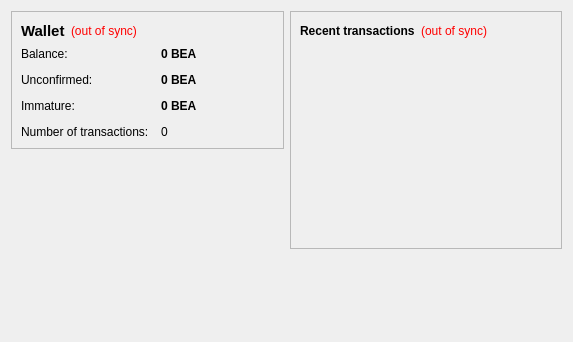
<?xml version="1.0" encoding="UTF-8"?>
<ui version="4.0">
 <class>OverviewPage</class>
 <widget class="QWidget" name="OverviewPage">
  <property name="geometry">
   <rect>
    <x>0</x>
    <y>0</y>
    <width>573</width>
    <height>342</height>
   </rect>
  </property>
  <property name="windowTitle">
   <string>Form</string>
  </property>
  <layout class="QHBoxLayout" name="horizontalLayout" stretch="1,1">
   <item>
    <layout class="QVBoxLayout" name="verticalLayout_2">
     <item>
      <widget class="QFrame" name="frame">
       <property name="frameShape">
        <enum>QFrame::StyledPanel</enum>
       </property>
       <property name="frameShadow">
        <enum>QFrame::Raised</enum>
       </property>
       <layout class="QVBoxLayout" name="verticalLayout_4">
        <item>
         <layout class="QHBoxLayout" name="horizontalLayout_4">
          <item>
           <widget class="QLabel" name="label_5">
            <property name="font">
             <font>
              <pointsize>11</pointsize>
              <weight>75</weight>
              <bold>true</bold>
             </font>
            </property>
            <property name="text">
             <string>Wallet</string>
            </property>
           </widget>
          </item>
          <item>
           <widget class="QLabel" name="labelWalletStatus">
            <property name="toolTip">
             <string>The displayed information may be out of date. Your wallet automatically synchronizes with the beancoin network after a connection is established, but this process has not completed yet.</string>
            </property>
            <property name="styleSheet">
             <string notr="true">QLabel { color: red; }</string>
            </property>
            <property name="text">
             <string notr="true">(out of sync)</string>
            </property>
            <property name="alignment">
             <set>Qt::AlignLeading|Qt::AlignLeft|Qt::AlignVCenter</set>
            </property>
           </widget>
          </item>
          <item>
           <spacer name="horizontalSpacer_2">
            <property name="orientation">
             <enum>Qt::Horizontal</enum>
            </property>
            <property name="sizeHint" stdset="0">
             <size>
              <width>40</width>
              <height>20</height>
             </size>
            </property>
           </spacer>
          </item>
         </layout>
        </item>
        <item>
         <layout class="QFormLayout" name="formLayout_2">
          <property name="fieldGrowthPolicy">
           <enum>QFormLayout::AllNonFixedFieldsGrow</enum>
          </property>
          <property name="horizontalSpacing">
           <number>12</number>
          </property>
          <property name="verticalSpacing">
           <number>12</number>
          </property>
          <item row="0" column="0">
           <widget class="QLabel" name="label">
            <property name="text">
             <string>Balance:</string>
            </property>
           </widget>
          </item>
          <item row="0" column="1">
           <widget class="QLabel" name="labelBalance">
            <property name="font">
             <font>
              <weight>75</weight>
              <bold>true</bold>
             </font>
            </property>
            <property name="cursor">
             <cursorShape>IBeamCursor</cursorShape>
            </property>
            <property name="toolTip">
             <string>Your current balance</string>
            </property>
            <property name="text">
             <string notr="true">0 BEA</string>
            </property>
            <property name="textInteractionFlags">
             <set>Qt::LinksAccessibleByMouse|Qt::TextSelectableByKeyboard|Qt::TextSelectableByMouse</set>
            </property>
           </widget>
          </item>
          <item row="1" column="0">
           <widget class="QLabel" name="label_3">
            <property name="text">
             <string>Unconfirmed:</string>
            </property>
           </widget>
          </item>
          <item row="1" column="1">
           <widget class="QLabel" name="labelUnconfirmed">
            <property name="font">
             <font>
              <weight>75</weight>
              <bold>true</bold>
             </font>
            </property>
            <property name="cursor">
             <cursorShape>IBeamCursor</cursorShape>
            </property>
            <property name="toolTip">
             <string>Total of transactions that have yet to be confirmed, and do not yet count toward the current balance</string>
            </property>
            <property name="text">
             <string notr="true">0 BEA</string>
            </property>
            <property name="textInteractionFlags">
             <set>Qt::LinksAccessibleByMouse|Qt::TextSelectableByKeyboard|Qt::TextSelectableByMouse</set>
            </property>
           </widget>
          </item>
          <item row="3" column="0">
           <widget class="QLabel" name="label_2">
            <property name="text">
             <string>Number of transactions:</string>
            </property>
           </widget>
          </item>
          <item row="3" column="1">
           <widget class="QLabel" name="labelNumTransactions">
            <property name="toolTip">
             <string>Total number of transactions in wallet</string>
            </property>
            <property name="text">
             <string notr="true">0</string>
            </property>
           </widget>
          </item>
          <item row="2" column="0">
           <widget class="QLabel" name="labelImmatureText">
            <property name="text">
             <string>Immature:</string>
            </property>
           </widget>
          </item>
          <item row="2" column="1">
           <widget class="QLabel" name="labelImmature">
            <property name="font">
             <font>
              <weight>75</weight>
              <bold>true</bold>
             </font>
            </property>
            <property name="toolTip">
             <string>Mined balance that has not yet matured</string>
            </property>
            <property name="text">
             <string notr="true">0 BEA</string>
            </property>
            <property name="textInteractionFlags">
             <set>Qt::LinksAccessibleByMouse|Qt::TextSelectableByKeyboard|Qt::TextSelectableByMouse</set>
            </property>
           </widget>
          </item>
         </layout>
        </item>
       </layout>
      </widget>
     </item>
     <item>
      <spacer name="verticalSpacer">
       <property name="orientation">
        <enum>Qt::Vertical</enum>
       </property>
       <property name="sizeHint" stdset="0">
        <size>
         <width>20</width>
         <height>40</height>
        </size>
       </property>
      </spacer>
     </item>
    </layout>
   </item>
   <item>
    <layout class="QVBoxLayout" name="verticalLayout_3">
     <item>
      <widget class="QFrame" name="frame_2">
       <property name="frameShape">
        <enum>QFrame::StyledPanel</enum>
       </property>
       <property name="frameShadow">
        <enum>QFrame::Raised</enum>
       </property>
       <layout class="QVBoxLayout" name="verticalLayout">
        <item>
         <layout class="QHBoxLayout" name="horizontalLayout_2">
          <item>
           <widget class="QLabel" name="label_4">
            <property name="text">
             <string>&lt;b&gt;Recent transactions&lt;/b&gt;</string>
            </property>
           </widget>
          </item>
          <item>
           <widget class="QLabel" name="labelTransactionsStatus">
            <property name="toolTip">
             <string>The displayed information may be out of date. Your wallet automatically synchronizes with the beancoin network after a connection is established, but this process has not completed yet.</string>
            </property>
            <property name="styleSheet">
             <string notr="true">QLabel { color: red; }</string>
            </property>
            <property name="text">
             <string notr="true">(out of sync)</string>
            </property>
            <property name="alignment">
             <set>Qt::AlignRight|Qt::AlignTrailing|Qt::AlignVCenter</set>
            </property>
           </widget>
          </item>
          <item>
           <spacer name="horizontalSpacer">
            <property name="orientation">
             <enum>Qt::Horizontal</enum>
            </property>
            <property name="sizeHint" stdset="0">
             <size>
              <width>40</width>
              <height>20</height>
             </size>
            </property>
           </spacer>
          </item>
         </layout>
        </item>
        <item>
         <widget class="QListView" name="listTransactions">
          <property name="styleSheet">
           <string notr="true">QListView { background: transparent; }</string>
          </property>
          <property name="frameShape">
           <enum>QFrame::NoFrame</enum>
          </property>
          <property name="verticalScrollBarPolicy">
           <enum>Qt::ScrollBarAlwaysOff</enum>
          </property>
          <property name="horizontalScrollBarPolicy">
           <enum>Qt::ScrollBarAlwaysOff</enum>
          </property>
          <property name="selectionMode">
           <enum>QAbstractItemView::NoSelection</enum>
          </property>
         </widget>
        </item>
       </layout>
      </widget>
     </item>
     <item>
      <spacer name="verticalSpacer_2">
       <property name="orientation">
        <enum>Qt::Vertical</enum>
       </property>
       <property name="sizeHint" stdset="0">
        <size>
         <width>20</width>
         <height>40</height>
        </size>
       </property>
      </spacer>
     </item>
    </layout>
   </item>
  </layout>
 </widget>
 <resources/>
 <connections/>
</ui>
